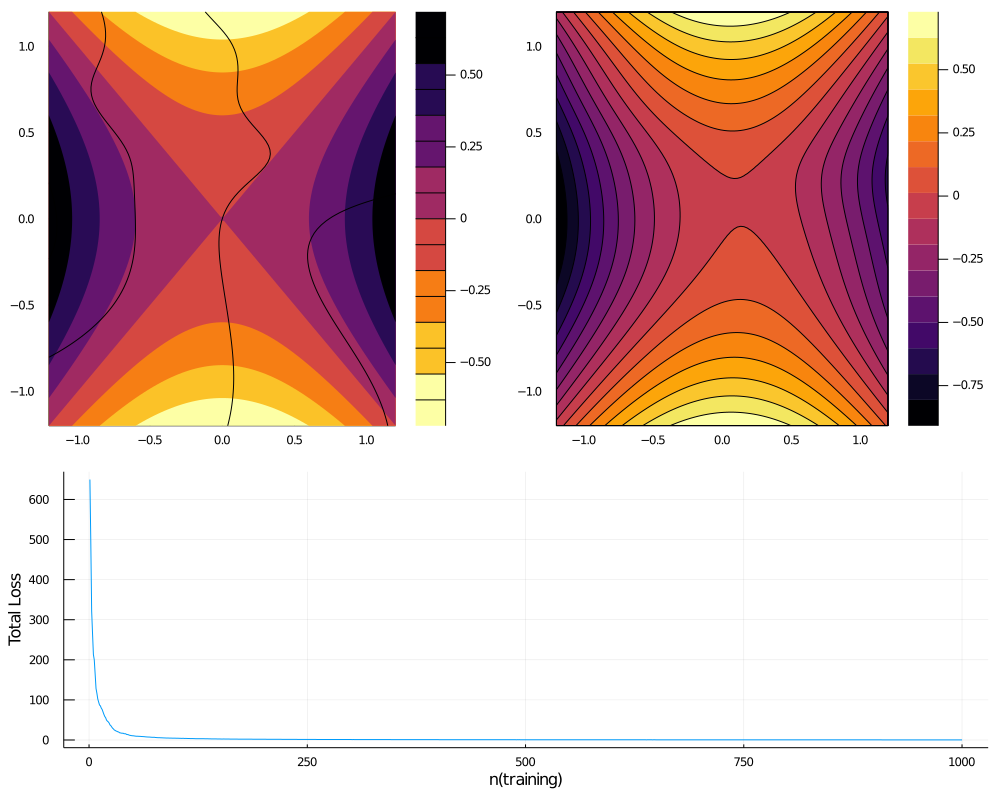

Reproduce this figure in Julia.
using ModelingToolkit
# using Profile
using ProgressMeter

#this contains the functions for generating the training data
include("utils/lnn_data.jl")

#this contains the functions for generating the plots
include("utils/plots.jl")

#load ModelingToolkit generated functions
est   = include("mt_lnn_fun/est.jl")
#field = include("mt_lnn_fun/field.jl")
loss  = include("mt_lnn_fun/loss.jl")
step  = include("mt_lnn_fun/step.jl")

#settings and common functionality
include("mt_lnn_fun/common.jl")

#learning rate
const η = .001

#number of training runs
const runs = 1000


function training!(model, data, target, η, nruns, loss, step)
	arr_loss = zeros(nruns)

	@showprogress 1 "Training..." for j in 1:nruns
		#get batch data
		batch_data, batch_target = get_batch(data, target)

		#perform one training step
		for i in eachindex(batch_data, batch_target)
			model_grad = step(batch_data[i], batch_target[i], expand(model)...)
			for i in eachindex(model, model_grad)
				for (m, dm) in zip(model[i], model_grad[i])
					m .-= η .* dm
				end
			end
		end

		#total loss i.e. loss computed over all data
		arr_loss[j] = mapreduce(i -> loss(data[i], target[i], expand(model)...), +, eachindex(data, target))
	end

	return arr_loss
end

function train_mt_lnn(n_in, ld, η, runs, DT=Float64)
	#initialise weights
	model = (
		(W = randn(DT, ld, n_in), b = randn(DT, ld)),
		(W = randn(DT, ld, ld),   b = randn(DT, ld)),
		(W = randn(DT, 1,  ld),                    ),
	)

	#get data set
	data, target = get_data_set()

	#perform training (returns array that contains the total loss for each training step)
	total_loss = training!(model, data, target, η, runs, loss, step)

	return (model, data, target, total_loss)
end

#train network
model, data, target, total_loss = train_mt_lnn(n_in, ld, η, runs)

#time training (after warmup)
# train_mt_hnn(n_in, ld, η, 1)
# @time model, data, target, total_loss = train_mt_hnn(n_in, ld, η, runs)

#profile training
#run with julia --track-allocation=user hnn.jl
# Profile.clear()
# Profile.clear_malloc_data()
# @profile model, data, target, total_loss = train_mt_hnn(n_in, ld, η, runs)

#learned Hamiltonian & vector field
L_est(τ) = est(τ, expand(model)...)
# dH_est(τ) = field(τ, expand(model)...)

#plot results
plot_network(L, L_est, total_loss; filename="lnn_mt.png")
